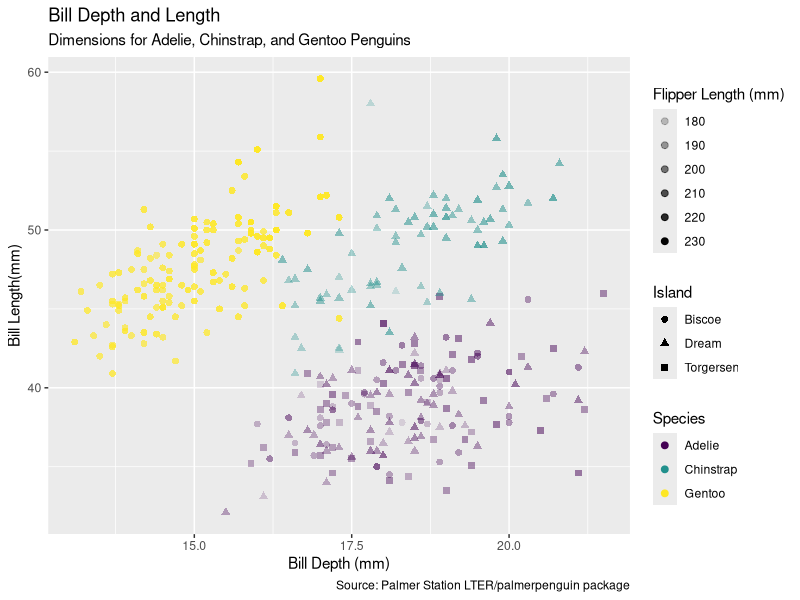
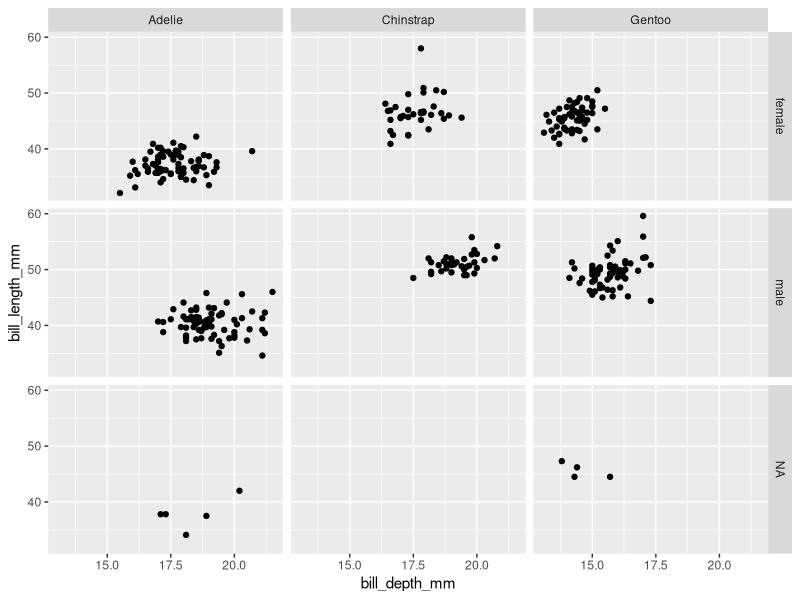
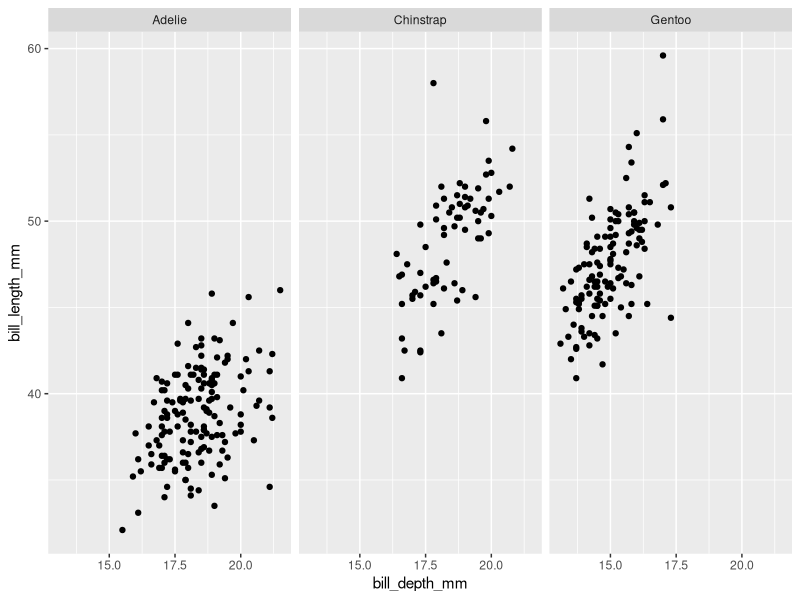
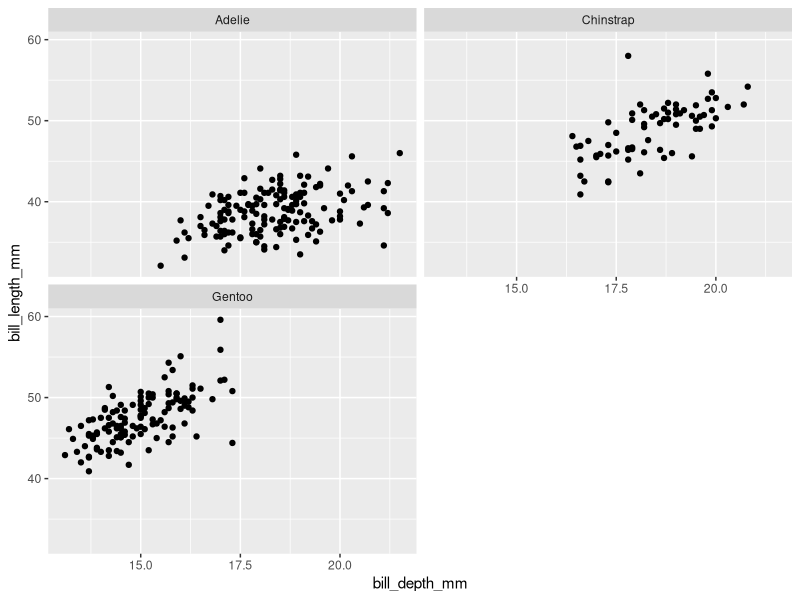
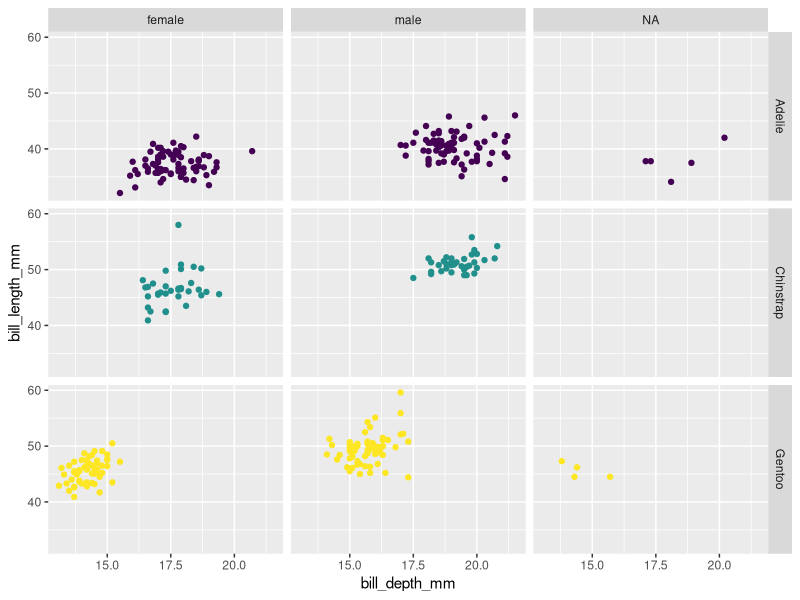

The R source for these figures, in order:
#########################################
### Week 3_Plotting with GGplot2
#########################################

##GG= grammar of graphics 
#part of the tidyverse 

## ggplot(data = [dataset], 
      # mapping = aes(x=[xvar], y=[yvar])) + ###this is the first layer, 
  #geom_x () + ###this is the geometry, how do we want our points to be visualized 
  #other options ##any other info 

#########################
##### load libraries

library(tidyverse)
library(palmerpenguins) ##installed in the terminal
library(ggplot2)

View(penguins)
glimpse(penguins)
head(penguins)
tail(penguins)

?ggplot
ggplot(data=penguins, ##this is where you load data 
       mapping=aes(x=bill_depth_mm, ##x and y axes with range of data, no data visualized yet though 
                   y=bill_length_mm, ##IMPORTANT POINT: comma is good for showing mutliple things WITHIN a function, + sign is for ADDING a new function 
                   color=species, ##aes ALWAYS deal with data in df --> species is a COLUMN in df, uses default colors 
                   shape=island, 
                   size=body_mass_g, 
                   alpha=flipper_length_mm)) + ##alpha makes things transparent  
  geom_point(size=2) + #this is what the points will represent as 
  labs(title="Bill Depth and Length",   ##creates labels 
       subtitle="Dimensions for Adelie, Chinstrap, and Gentoo Penguins", 
       x="Bill Depth (mm)", 
       y="Bill Length(mm)", 
       color="Species", ##can also add legend title b/c this legend title is color 
       caption="Source: Palmer Station LTER/palmerpenguin package", 
       shape="Island", 
       size="Body Mass (g)", ###ERROR HERE
       alpha="Flipper Length (mm)") +  
      scale_color_viridis_d() ##FIX THIS ERROR ##can use colorblind friendly palettes 

##FACETING
ggplot(penguins, 
       aes(x=bill_depth_mm, 
           y=bill_length_mm)) +
  geom_point() +
  facet_grid(sex~species) ##allows you to looks at things in varoius grids 

ggplot(penguins, 
       aes(x=bill_depth_mm, 
           y=bill_length_mm)) +
  geom_point() +
  facet_grid(~species) ##just doing it for one column 

ggplot(penguins, 
       aes(x=bill_depth_mm, 
           y=bill_length_mm)) +
  geom_point() +
  facet_wrap(~species, ncol=2) ##this makes it 2 columns

ggplot(data=penguins, 
       mapping=aes(x=bill_depth_mm, 
                   y=bill_length_mm,
                   color=species,)) + 
  geom_point() + 
  scale_color_viridis_d() + 
  facet_grid(species~sex) + 
  guides(color = FALSE) ##don't need legen for this one because you faceted it 

##########################
##CHECK LINKS FOR GG CHEATSHEET 












